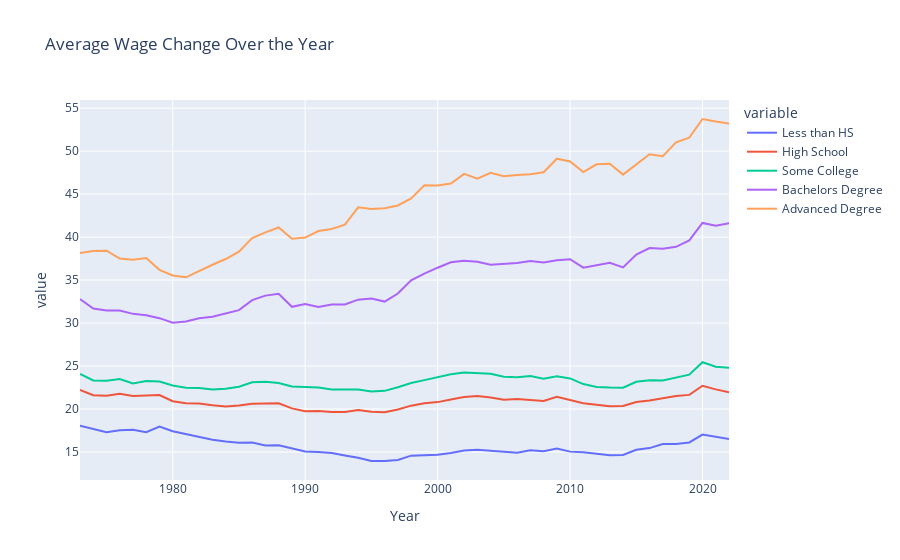

Notebook cell for this chart:
### Code cell
fig = px.line(df_general, x="Year", y=df_general.columns,
              title='Average Wage Change Over the Year')

fig.show()

### Figure 1 — Plotly figure (JSON) as saved in the notebook; plotly's stock layout.template omitted (floating-point values rounded to 4 significant figures)
{"data": [{"hovertemplate": "variable=Less than HS<br>Year=%{x}<br>value=%{y}<extra></extra>", "legendgroup": "Less than HS", "line": {"color": "#636efa", "dash": "solid"}, "marker": {"symbol": "circle"}, "mode": "lines", "name": "Less than HS", "orientation": "v", "showlegend": true, "type": "scatter", "x": [1973, 1974, 1975, 1976, 1977, 1978, 1979, 1980, 1981, 1982, 1983, 1984, 1985, 1986, 1987, 1988, 1989, 1990, 1991, 1992, 1993, 1994, 1995, 1996, 1997, 1998, 1999, 2000, 2001, 2002, 2003, 2004, 2005, 2006, 2007, 2008, 2009, 2010, 2011, 2012, 2013, 2014, 2015, 2016, 2017, 2018, 2019, 2020, 2021, 2022], "xaxis": "x", "y": [18.06, 17.68, 17.3, 17.52, 17.59, 17.29, 17.95, 17.42, 17.07, 16.73, 16.43, 16.21, 16.08, 16.1, 15.76, 15.79, 15.46, 15.05, 14.99, 14.87, 14.6, 14.33, 13.95, 13.95, 14.07, 14.57, 14.61, 14.67, 14.88, 15.18, 15.27, 15.13, 14.96, 14.9, 15.19, 15.08, 15.41, 15.04, 14.96, 14.8, 14.62, 14.66, 15.25, 15.45, 15.92, 15.94, 16.11, 17.02, 16.74, 16.52], "yaxis": "y"}, {"hovertemplate": "variable=High School<br>Year=%{x}<br>value=%{y}<extra></extra>", "legendgroup": "High School", "line": {"color": "#EF553B", "dash": "solid"}, "marker": {"symbol": "circle"}, "mode": "lines", "name": "High School", "orientation": "v", "showlegend": true, "type": "scatter", "x": [1973, 1974, 1975, 1976, 1977, 1978, 1979, 1980, 1981, 1982, 1983, 1984, 1985, 1986, 1987, 1988, 1989, 1990, 1991, 1992, 1993, 1994, 1995, 1996, 1997, 1998, 1999, 2000, 2001, 2002, 2003, 2004, 2005, 2006, 2007, 2008, 2009, 2010, 2011, 2012, 2013, 2014, 2015, 2016, 2017, 2018, 2019, 2020, 2021, 2022], "xaxis": "x", "y": [22.22, 21.6, 21.55, 21.76, 21.5, 21.52, 21.62, 20.9, 20.68, 20.65, 20.43, 20.3, 20.4, 20.61, 20.6, 20.66, 20.07, 19.74, 19.77, 19.65, 19.65, 19.88, 19.68, 19.62, 19.95, 20.39, 20.67, 20.8, 21.1, 21.39, 21.5, 21.33, 21.07, 21.17, 21.04, 20.93, 21.42, 21.06, 20.67, 20.5, 20.31, 20.34, 20.81, 21, 21.26, 21.5, 21.64, 22.7, 22.28, 21.94], "yaxis": "y"}, {"hovertemplate": "variable=Some College<br>Year=%{x}<br>value=%{y}<extra></extra>", "legendgroup": "Some College", "line": {"color": "#00cc96", "dash": "solid"}, "marker": {"symbol": "circle"}, "mode": "lines", "name": "Some College", "orientation": "v", "showlegend": true, "type": "scatter", "x": [1973, 1974, 1975, 1976, 1977, 1978, 1979, 1980, 1981, 1982, 1983, 1984, 1985, 1986, 1987, 1988, 1989, 1990, 1991, 1992, 1993, 1994, 1995, 1996, 1997, 1998, 1999, 2000, 2001, 2002, 2003, 2004, 2005, 2006, 2007, 2008, 2009, 2010, 2011, 2012, 2013, 2014, 2015, 2016, 2017, 2018, 2019, 2020, 2021, 2022], "xaxis": "x", "y": [24.08, 23.32, 23.3, 23.49, 22.97, 23.25, 23.2, 22.73, 22.47, 22.43, 22.28, 22.37, 22.6, 23.12, 23.17, 23.03, 22.61, 22.58, 22.49, 22.26, 22.27, 22.26, 22.04, 22.11, 22.54, 23.02, 23.36, 23.68, 24.05, 24.25, 24.19, 24.11, 23.76, 23.69, 23.84, 23.52, 23.82, 23.56, 22.9, 22.56, 22.5, 22.48, 23.17, 23.35, 23.31, 23.7, 24, 25.44, 24.92, 24.81], "yaxis": "y"}, {"hovertemplate": "variable=Bachelors Degree<br>Year=%{x}<br>value=%{y}<extra></extra>", "legendgroup": "Bachelors Degree", "line": {"color": "#ab63fa", "dash": "solid"}, "marker": {"symbol": "circle"}, "mode": "lines", "name": "Bachelors Degree", "orientation": "v", "showlegend": true, "type": "scatter", "x": [1973, 1974, 1975, 1976, 1977, 1978, 1979, 1980, 1981, 1982, 1983, 1984, 1985, 1986, 1987, 1988, 1989, 1990, 1991, 1992, 1993, 1994, 1995, 1996, 1997, 1998, 1999, 2000, 2001, 2002, 2003, 2004, 2005, 2006, 2007, 2008, 2009, 2010, 2011, 2012, 2013, 2014, 2015, 2016, 2017, 2018, 2019, 2020, 2021, 2022], "xaxis": "x", "y": [32.8, 31.69, 31.45, 31.46, 31.07, 30.9, 30.57, 30.04, 30.17, 30.55, 30.73, 31.07, 31.5, 32.67, 33.19, 33.41, 31.89, 32.21, 31.87, 32.16, 32.16, 32.72, 32.86, 32.5, 33.44, 34.97, 35.76, 36.44, 37.07, 37.26, 37.14, 36.78, 36.89, 36.99, 37.23, 37.04, 37.3, 37.42, 36.44, 36.76, 37, 36.47, 37.96, 38.73, 38.65, 38.87, 39.61, 41.65, 41.32, 41.6], "yaxis": "y"}, {"hovertemplate": "variable=Advanced Degree<br>Year=%{x}<br>value=%{y}<extra></extra>", "legendgroup": "Advanced Degree", "line": {"color": "#FFA15A", "dash": "solid"}, "marker": {"symbol": "circle"}, "mode": "lines", "name": "Advanced Degree", "orientation": "v", "showlegend": true, "type": "scatter", "x": [1973, 1974, 1975, 1976, 1977, 1978, 1979, 1980, 1981, 1982, 1983, 1984, 1985, 1986, 1987, 1988, 1989, 1990, 1991, 1992, 1993, 1994, 1995, 1996, 1997, 1998, 1999, 2000, 2001, 2002, 2003, 2004, 2005, 2006, 2007, 2008, 2009, 2010, 2011, 2012, 2013, 2014, 2015, 2016, 2017, 2018, 2019, 2020, 2021, 2022], "xaxis": "x", "y": [38.16, 38.37, 38.41, 37.5, 37.36, 37.56, 36.19, 35.53, 35.32, 36.08, 36.78, 37.45, 38.31, 39.88, 40.55, 41.12, 39.8, 39.95, 40.71, 40.94, 41.45, 43.46, 43.27, 43.35, 43.68, 44.49, 46.02, 45.99, 46.23, 47.36, 46.79, 47.48, 47.09, 47.23, 47.31, 47.55, 49.12, 48.8, 47.56, 48.47, 48.54, 47.27, 48.42, 49.64, 49.4, 51.03, 51.57, 53.74, 53.45, 53.22], "yaxis": "y"}], "layout": {"autosize": true, "legend": {"title": {"text": "variable"}, "tracegroupgap": 0}, "title": {"text": "Average Wage Change Over the Year"}, "xaxis": {"anchor": "y", "autorange": true, "domain": [0, 1], "range": [1973, 2022], "title": {"text": "Year"}, "type": "linear"}, "yaxis": {"anchor": "x", "autorange": true, "domain": [0, 1], "range": [11.74, 55.95], "title": {"text": "value"}, "type": "linear"}}}
